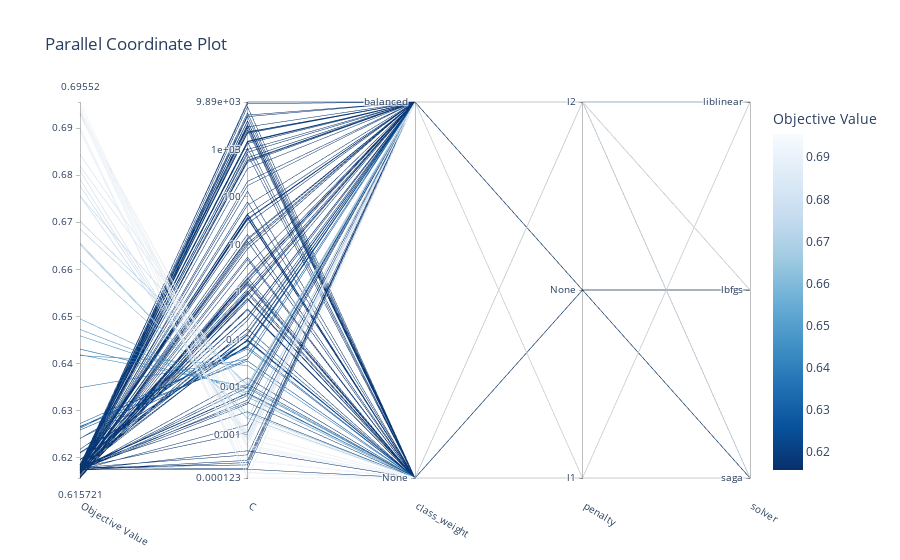

Notebook code for this chart:
### Code cell
optuna.visualization.plot_parallel_coordinate(study_best_features)

### Figure 1 — Plotly figure (JSON) as saved in the notebook; plotly's stock layout.template omitted (floating-point values rounded to 4 significant figures; data arrays with more than 128 entries replaced by an {"elided": "..."} marker saying what was removed)
{"data": [{"dimensions": [{"label": "Objective Value", "range": [0.6157, 0.6955], "values": {"elided": "151 float values"}}, {"label": "C", "range": [-3.909, 3.995], "ticktext": ["0.000123", "0.001", "0.01", "0.1", "1", "10", "100", "1e+03", "9.89e+03"], "tickvals": [-3.909, -3, -2, -1, 0, 1, 2, 3, 3.995], "values": {"elided": "151 float values"}}, {"label": "class_weight", "range": [0, 1], "ticktext": ["None", "balanced"], "tickvals": [0, 1], "values": {"elided": "151 int values"}}, {"label": "penalty", "range": [0, 2], "ticktext": ["l1", "None", "l2"], "tickvals": [0, 1, 2], "values": {"elided": "151 int values"}}, {"label": "solver", "range": [0, 2], "ticktext": ["saga", "lbfgs", "liblinear"], "tickvals": [0, 1, 2], "values": {"elided": "151 int values"}}], "labelangle": 30, "labelside": "bottom", "line": {"color": {"elided": "151 float values"}, "colorbar": {"title": {"text": "Objective Value"}}, "colorscale": [[0, "rgb(247,251,255)"], [0.125, "rgb(222,235,247)"], [0.25, "rgb(198,219,239)"], [0.375, "rgb(158,202,225)"], [0.5, "rgb(107,174,214)"], [0.625, "rgb(66,146,198)"], [0.75, "rgb(33,113,181)"], [0.875, "rgb(8,81,156)"], [1, "rgb(8,48,107)"]], "reversescale": true, "showscale": true}, "type": "parcoords"}], "layout": {"title": {"text": "Parallel Coordinate Plot"}}}
